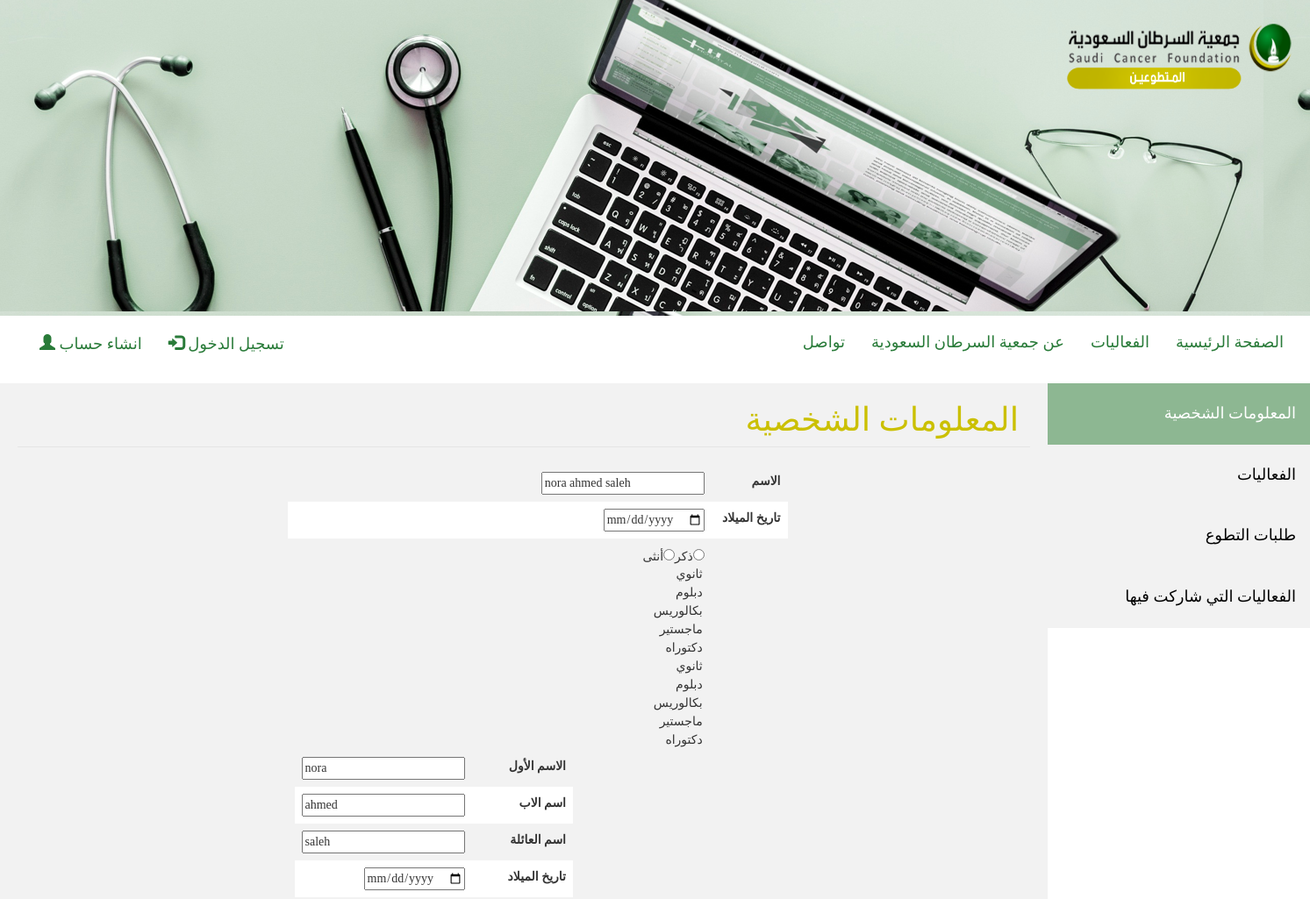
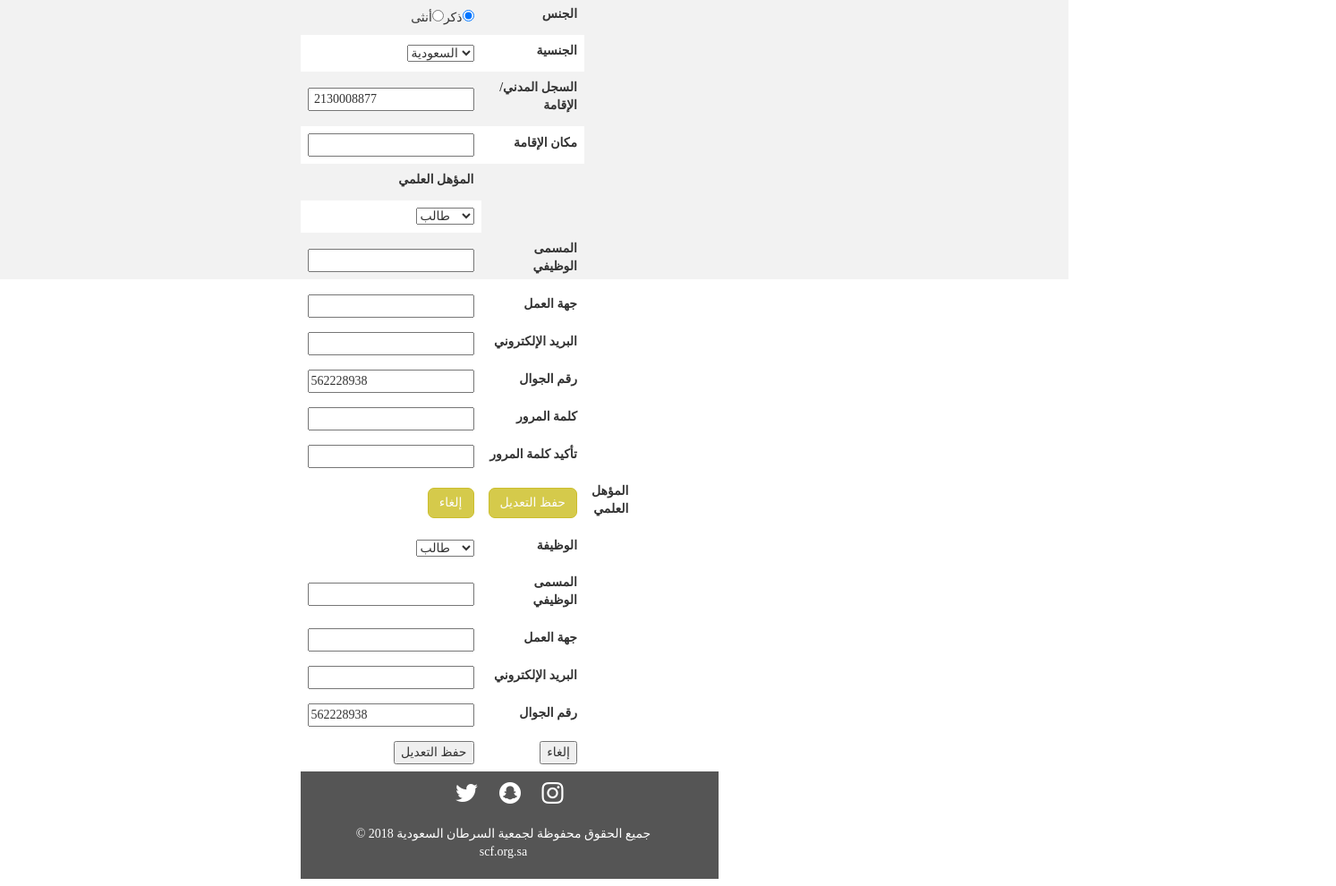
The page /volunteerprofile.php on the database its author committed (2 pictures, top to bottom).
### tables this page shows
CREATE TABLE `volunteer` (
  `VolunteerID` int(15) NOT NULL,
  `FirstName` varchar(15) NOT NULL,
  `MiddleName` varchar(15) NOT NULL,
  `LastName` varchar(15) NOT NULL,
  `MobileNumber` int(10) NOT NULL,
  `DateOfBirth` date NOT NULL,
  `Gender` varchar(1) NOT NULL,
  `nationality` varchar(15) NOT NULL,
  `residence` varchar(50) NOT NULL,
  `Qualification` varchar(50) NOT NULL,
  `WorkStatus` varchar(10) NOT NULL,
  `WorkType` varchar(50) DEFAULT NULL,
  `Sector` int(11) DEFAULT NULL,
  `VolunteerUsername` varchar(20) DEFAULT NULL,
  `Admin_ID` int(10) DEFAULT NULL,
  `BlackList` int(1) NOT NULL DEFAULT '0'
);

### volunteerprofile.php (the view, shortened to what this page needs)
<!DOCTYPE html>
<?php
include("includes/Header.php");
include("includes/connection.php");
mysqli_set_charset($con, "utf8");
$username = 'nora555';
?>
<body>
    <br>
    <div class="tab" >
        <button class="tablinks" onclick="openfile(event, 'PersonalInfo')" id="defaultOpen">المعلومات الشخصية</button>
        <button class="tablinks" onclick="openfile(event, 'Events')">الفعاليات</button>
        <button class="tablinks" onclick="openfile(event, 'Requests')">طلبات التطوع</button>
        <button class="tablinks" onclick="openfile(event, 'Participation')">الفعاليات التي شاركت فيها</button>
    </div>
    <div id="PersonalInfo" class="tabcontent" >
        <legend> <h1>المعلومات الشخصية</h1></legend>
        <?php
        $query = 'select VolunteerID, FirstName, MiddleName, LastName, MobileNumber, DateOfBirth, Gender, residence, nationality, Qualification, WorkStatus, WorkType, Sector,  Email from volunteer, account  where account.Username = volunteer.VolunteerUsername and account.Username = "' . $username . '"';
        $result = mysqli_query($con, $query);
        while ($row = mysqli_fetch_array($result)) {
            foreach ($row as $id => $val) {
                $VolunteerID = $row['VolunteerID'];
                $FirstName = $row['FirstName'];
                $MiddleName = $row['MiddleName'];
                $LastName = $row['LastName'];
                $MobileNumber = $row['MobileNumber'];
                $DateOfBirth = $row['DateOfBirth'];
                $Gender = $row['Gender'];
                $residence = $row['residence'];
                $nationality = $row['nationality'];
                $WorkStatus = $row['WorkStatus'];
                $WorkType = $row['WorkType'];
                $Sector = $row['Sector'];
                $Email = $row['Email'];
            }
        }
        ?>
        <div class="container">
            <div class="row">
                <div class="[col-sm-8 col-sm-offset-3 col-md-12 ]">
                    <form method="post" action = "volunteerprofile.php">
                        <table cellspacing="0" cellpadding="0">
                            <tr>
                                <td><input type="text" name="Name" value="<?php print ($FirstName . " " . $MiddleName . " " . $LastName); ?>" required></td>
                                <td><label>الاسم </label></td>
                            </tr>
                            <tr>
                                <td><input type="date" name="bdate" value="<?php print ($DateOfBirth); ?>" required></td>
                                <td> <label>تاريخ الميلاد</label></td>
                            </tr>
                            <tr>
                                <td>
                                    <?php
                                    if ($Gender == 'f') {
                                        echo "ذكر<input type='radio' name='gender' value='m' checked>";
                                        echo "أنثى<input type='radio' name='gender' value='f' >";
                                    } else {
                                        echo "ذكر<input type='radio' name='gender' value='m' >";
                                        echo "أنثى<input type='radio' name='gender' value='f' checked>";
                                    }
                                    ?>
        <form method="post" action = "volunteerprofile.php">
            <table cellspacing="0" cellpadding="0">
                <tr>
                    <td><input type="text" name="FirstName" value="<?php print ($FirstName); ?>" required></td>
                    <td><label>الاسم الأول </label></td>
                </tr>
                <tr>
                    <td><input type="text" name="MiddleName" value="<?php print ( $MiddleName ); ?>" required></td>
                    <td><label>اسم الاب </label></td>
                </tr>
                <tr>
                    <td><input type="text" name="LastName" value="<?php print ( $LastName); ?>" required></td>
                    <td><label>اسم العائلة</label></td>
                </tr>
                <tr>
                    <td><input type="date" name="bdate" value="<?php print ($DateOfBirth); ?>" required></td>
                    <td> <label>تاريخ الميلاد</label></td>
                </tr>
                <tr>
                    <td>
                        <?php
                        if ($Gender == 'f') {
                            echo "ذكر<input type='radio' name='gender' value='m' checked>";
                            echo "أنثى<input type='radio' name='gender' value='f' >";
                        } else {
                            echo "ذكر<input type='radio' name='gender' value='m' >";
                            echo "أنثى<input type='radio' name='gender' value='f' checked>";
                        }
                        ?>
                    </td>
                    <td><label> الجنس</label></td>
                </tr>
                <tr>
                    <td><select name="nationality"  value="<?php print ($nationality); ?>" required>
                            <option value="السعودية" >السعودية</option>
                        </select></td>
                    <td><label>الجنسية</label></td>
                </tr>
                <tr>
                    <td><input type="text" name="Nid" value=" <?php print ($VolunteerID); ?>" readonly></td>
                    <td><label> السجل المدني/الإقامة</label></td>
                </tr>
                <tr>
                    <td><input type="text" name="residence" value="<?php print ($residence); ?>" required></td>
                    <td><label>مكان الإقامة</label></td>
                </tr>
                                        <option value="ثانوي"> ثانوي</option>
                                        <option value="دبلوم">دبلوم</option>
                                        <option value="بكالريوس">بكالوريس</option>
                                        <option value="ماجستير">ماجستير</option>
                                        <option value="دكتوراه">دكتوراه</option>
                                </td>
                                <td><label>المؤهل العلمي</label></td>
                            </tr>
                            <tr>
                                <td><select name="WorkStatus"  value="<?php print ($WorkStatus); ?>" required>
                                        <option value="طالب" >طالب</option>
                                    </select></td>
                            </tr>
                            <tr>
                                <td><input type="text" name="WorkType" value="<?php print ($WorkType); ?>" required> </td>
                                <td><label>المسمى الوظيفي</label></td>
                            </tr>
                            <tr>
                                <td><input type="text" name="Sector" value="<?php print ($Sector); ?>" required> </td>
                                <td><label>جهة العمل</label></td>
                            </tr>
                            <tr>
                                <td><input type="email" name="email" value="<?php print ($Email); ?>" required> </td>
                                <td><label>البريد الإلكتروني</label></td>
                            </tr>
                            <tr>
                                <td><input type="tel" name="mobile" value="<?php print ($MobileNumber); ?>" required> </td>
                                <td><label>رقم الجوال</label></td>
                            </tr>
                            <tr>
                                <td><input type="password" name="password" value="" required> </td>
                                <td><label>كلمة المرور</label></td>
                            </tr>
                            <tr>
                                <td><input type="password" name="repassword" value="" required></td>
                                <td><label>تأكيد كلمة المرور</label></td>
                            </tr>
                            <tr>
                                <td><button class="btn btn-danger" name="cancel" value="cancel" type="reset">إلغاء</button></td>
                                <td><button class="btn btn-success" name="update" value="update" type="submit">حفظ التعديل</button></td>
                            <option value="ثانوي"> ثانوي</option>
                            <option value="دبلوم">دبلوم</option>
                            <option value="بكالريوس">بكالوريس</option>
                            <option value="ماجستير">ماجستير</option>
                            <option value="دكتوراه">دكتوراه</option>
                    <td><label>المؤهل العلمي</label></td>
                </tr>
                <tr>
                    <td><select name="WorkStatus"  value="<?php print ($WorkStatus); ?>" required>
                            <option value="طالب" >طالب</option>
                        </select></td>
                        <td><label>الوظيفة</label></td>
                </tr>
                <tr>
                    <td><input type="text" name="WorkType" value="<?php print ($WorkType); ?>" > </td>
                    <td><label>المسمى الوظيفي</label></td>
                </tr>
                <tr>
                    <td><input type="text" name="Sector" value="<?php print ($Sector); ?>" > </td>
                    <td><label>جهة العمل</label></td>
                </tr>
                <tr>
                    <td><input type="email" name="email" value="<?php print ($Email); ?>" required> </td>
                    <td><label>البريد الإلكتروني</label></td>
                </tr>
                <tr>
                    <td><input type="tel" name="mobile" value="<?php print ($MobileNumber); ?>" required> </td>
                    <td><label>رقم الجوال</label></td>
                </tr>
                <tr>
                    <td><button name="update" value="update" type="submit">حفظ التعديل</button></td>
                    <td><button name="cancel" value="cancel" type="reset">إلغاء</button></td>
                </tr>
            </table>
        </form>
    </div>
<?php include('includes/footer.php'); ?>
</body>
</html>

### includes/Header.php (shortened to what this page needs)
<!DOCTYPE html>
<html>
    <head>
        <link rel="stylesheet" href="https://maxcdn.bootstrapcdn.com/bootstrap/3.3.7/css/bootstrap.min.css">
        <link href="css\style.css" rel="stylesheet" type="text/css" />
    </head>
    <body>
        <header>
            <div class="container-fluid" style="background-image:url(images/header-2.png); height: 360px">
                <br>
                <a href="index.php">
                    <img src="images/logo.png" style="width: 270px; height: 90px" alt="جمعية السرطان السعودية" id="logo"></a>
            </div>
            <?php
            $filename = basename($_SERVER["SCRIPT_FILENAME"], '.php');
            ?>
            <nav class="navbar navbar-inverse">
                <div class="container-fluid">
                    <div class="collapse navbar-collapse" id="myNavbar">
                        <ul class="nav navbar-nav  navbar-right">
                            <li<?php echo ($filename == '#contact') ? 'class="active"' : ''; ?> ><a href="index.php#contact">تواصل</a></li>
                            <li <?php echo ($filename == 'about') ? 'class="active"' : ''; ?>><a href="about.php">عن جمعية السرطان السعودية</a></li>
                            <li <?php echo ($filename == 'events') ? 'class="active"' : ''; ?> ><a href="events.php">الفعاليات</a></li>
                            <li <?php echo ($filename == 'index') ? 'class="active"' : ''; ?> ><a href="index.php">الصفحة الرئيسية</a></li>
                        </ul>
                        <ul class="nav navbar-nav navbar-left">
                            <?php if (empty($_SESSION['username']) && empty($_SESSION['id'])) { ?>
                                <li <?php echo ($filename == 'انشاء حساب') ? 'class="active"' : ''; ?>><a href="signup.php"><span class="glyphicon glyphicon glyphicon-user">
                                        </span> انشاء حساب</a></li>
                                <li <?php echo ($filename == 'login') ? 'class="active"' : ''; ?>><a href="login.php"><span class="glyphicon glyphicon-log-in">
                                        </span> تسجيل الدخول</a></li>
                                <?php
                            }
                            ?>
                        </ul>
                    </div>
                </div>
            </nav>
        </header>
    <body>

### includes/footer.php (shortened to what this page needs)
<link href="https://stackpath.bootstrapcdn.com/font-awesome/4.7.0/css/font-awesome.min.css" rel="stylesheet">
<footer class="container-fluid text-center ">
    <div class="social">
        <a href="https://twitter.com/SaudiCancerF"><i class="fa fa-twitter fa-2x" aria-hidden="true"></i></a>
        <a href="https://www.snapchat.com/add/saudicancerf/"> <i class="fa fa-snapchat fa-2x" aria-hidden="true"></i></a>
        <a href="https://www.instagram.com/saudicancerf/"><i class="fa fa-instagram fa-2x" aria-hidden="true"></i></a>
    </div>
    <br>
    <p>&copy; جميع الحقوق محفوظة لجمعية السرطان السعودية  2018 <br>
        <a href="http://scf.org.sa" title="قم بزيارة الموقع">scf.org.sa</a>
    </p>
</footer>
</body>
</html>

### css/style.css (style rules this page uses)
h1 { font-size: 28pt; font-family: ge thameen; color: #cbc000; margin-right: 10pt; }
p { font-family: ge thameen; margin-right: 10pt; }
body { font-family: ge thameen; text-align: right; }
.navbar { margin-bottom: 15px; margin-top: 5px; background-color:#fff; z-index: 9999; border: 0; font-size: 18px !important; line-height: 4 !important; border-radius: 0; }
.navbar li a, .navbar .navbar-brand { color: #297b39 !important; }
.navbar { margin-bottom: 0; border-radius: 0; }
.btn { text-align: center; display: inline-block; margin: 0px; cursor: pointer; background-color: #d5ca4b; color: #fcfcfc; border: 1pt solid #cbbe2d; border-radius: 7px; font-family: ge thameen; }
.tab { float: right; border: 0px solid #d6d5c3; background-color: #eaeaea; width: 20%; }
.tab button { display: block; background-color: #f2f2f2; color: black; padding: 22px 16px; width: 100%; border: none; outline: none; text-align: right; cursor: pointer; transition: 0.2s; font-family: ge thameen; font-size: 18px; }
.tab button.active { background-color: #8db792; color: white; }
.tabcontent { background-color: #f2f2f2; padding: 1px 20px; width: 80%; height: 900px; }
table { border-collapse: collapse; width: 50%; border-bottom-color: #297b39; }
th, td { text-align: right; padding: 8px; }
tr:nth-child(even) { background-color: #ffffff }
footer { background-color: #555; color: white; position: relative; right: 0; bottom: 0; left: 0; padding: 1rem; }
footer a { color: white; cursor: pointer; }
.social a { width: 75px; height: 75px; cursor: pointer; text-align: center; margin :0 10px; color: white; }

### volunteerprofile.php (style rules this page uses)
body { background-size:cover; background-attachment:fixed; }

### rows shown on the page
volunteer: Name "nora ahmed saleh", FirstName "nora", MiddleName "ahmed", LastName "saleh", nationality "السعودية", Nid "2130008877", WorkStatus "طالب", mobile "562228938"
